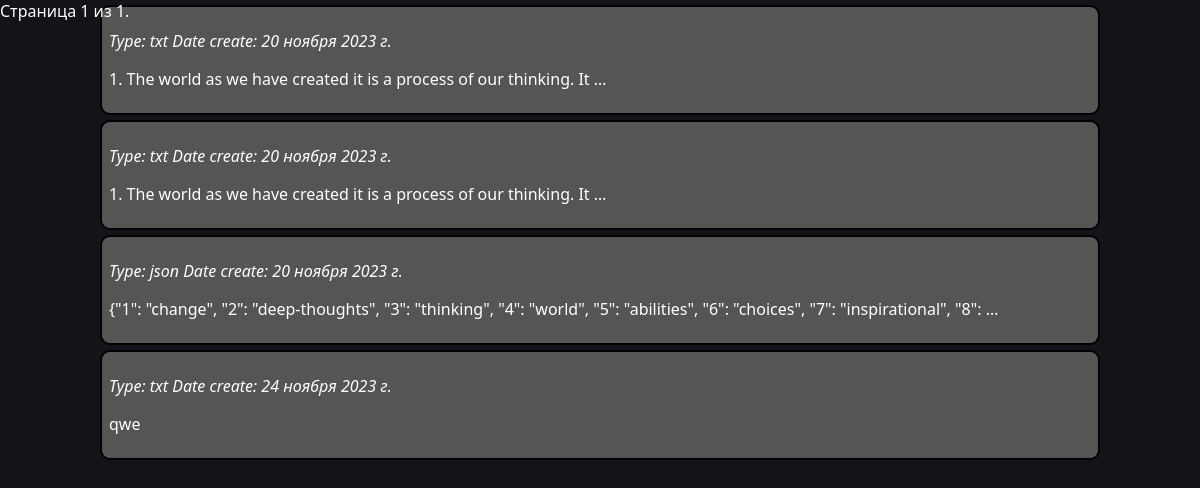
Screenshot of /auths/request_data/ (signed in) with the database file from the repository.
### apps/auths/models.py (models this page shows)
class DataPageRequest(models.Model):
    user = models.ForeignKey(to=CastomUser, verbose_name='пользователь', on_delete=models.CASCADE)
    name = models.CharField(verbose_name='название', max_length=200, null=True, blank=True)
    data = models.CharField(verbose_name="данные", max_length=1000)
    file = models.FileField(verbose_name='данные', upload_to='result_data/page_requests/', null=True, blank=True)
    content_type = models.CharField(verbose_name='тип контента', max_length=10, default='')
    date_create = models.DateField(verbose_name='дата создания', auto_now_add=True, blank=True, null=True)

### apps/auths/views.py (the view)
# urls.py: path('request_data/', AllUserPagesRequestsView.as_view(), name='req_data'),
class AllUserPagesRequestsView(View):
    template: str = 'all_user_req_page.html'
    OBJECTS_PER_PAGE: int = 10 #* Количество объектов на одной странице
    def get(self, req: HttpRequest) -> HttpResponse:
        user = req.user
        if not user.is_authenticated:
            return HttpResponse("У вас нет аккаунта. Создайте аккаунт, чтобы использовать эту функцию.")
        context: dict = {}
        content_type = req.GET.get('content_type')
        objects = DataPageRequest.objects.filter(user=user)
        if content_type:
            objects = objects.filter(content_type=content_type)
        paginator = Paginator(objects, self.OBJECTS_PER_PAGE)
        page = req.GET.get('page')
        try:
            current_page = paginator.page(page)
        except PageNotAnInteger:
            current_page = paginator.page(1)
        except EmptyPage:
            current_page = paginator.page(paginator.num_pages)
        context['current_page'] = current_page
        return render(req, self.template, context)

### apps/auths/templates/all_user_req_page.html (shortened to what this page needs)
{% load static %}
<!DOCTYPE html>
<html lang="en">
<head>
    <link rel="stylesheet" href="{% static 'css/all_user_req_page_style.css' %}?v=1.3">
</head>
<body>
    <div id="os">
        <div id="header">
            <span class="current">
                Страница {{ current_page.number }} из {{ current_page.paginator.num_pages }}.
            </span><br>
        </div>
        <div class="container">
            <div class="item_container">
                {% for item in current_page %}
                    <div class="page_item">
                        <a href="{% url 'detail_data_req' item.id %}">
                            <p><i>Type: {{ item.content_type }} Date create: {{ item.date_create }}</i></p>
                            <p>{{ item.data|truncatewords:15 }}</p>
                        </a>
                    </div>
                {% empty %}
                    <p>У вас нет сохраненных данных</p>
                {% endfor %}
            </div>
        </div>
    </div>
</body>
</html>

### apps/auths/static/css/all_user_req_page_style.css (style rules this page uses)
body { margin: 0; padding: 0; color: #fff; background: rgb(20, 19, 26); font-family: 'Segoe UI', Tahoma, Geneva, Verdana, sans-serif; }
a { text-decoration: none; color: #fff; }
#os { display: flex; flex-direction: column; }
.container { display: flex; flex-direction: column; align-items: center; }
.item_container { display: flex; flex-direction: column; width: 1000px; }
.page_item { margin-top: 5px; border: 2px solid black; border-radius: 10px; background: #555; padding: 7px; }
#header { position: fixed; display: flex; flex-direction: column; width: 100%; }

### rows the page displays
DataPageRequest: content_type "txt", date_create "20 ноября 2023 г.", data "1. The world as we have created it is a process of our thinking. It …"
DataPageRequest: content_type "txt", date_create "20 ноября 2023 г.", data "1. The world as we have created it is a process of our thinking. It …"
DataPageRequest: content_type "json", date_create "20 ноября 2023 г.", data "{\"1\": \"change\", \"2\": \"deep-thoughts\", \"3\": \"thinking\", \"4\": \"world\", \"5\": \"abilities\", \"6\": \"choices\", \"7\": \"inspirational\", \"8\": …"
DataPageRequest: content_type "txt", date_create "24 ноября 2023 г.", data "qwe"

### other values shown
{{ current_page.number }} "1"
{{ current_page.paginator.num_pages }} "1"
